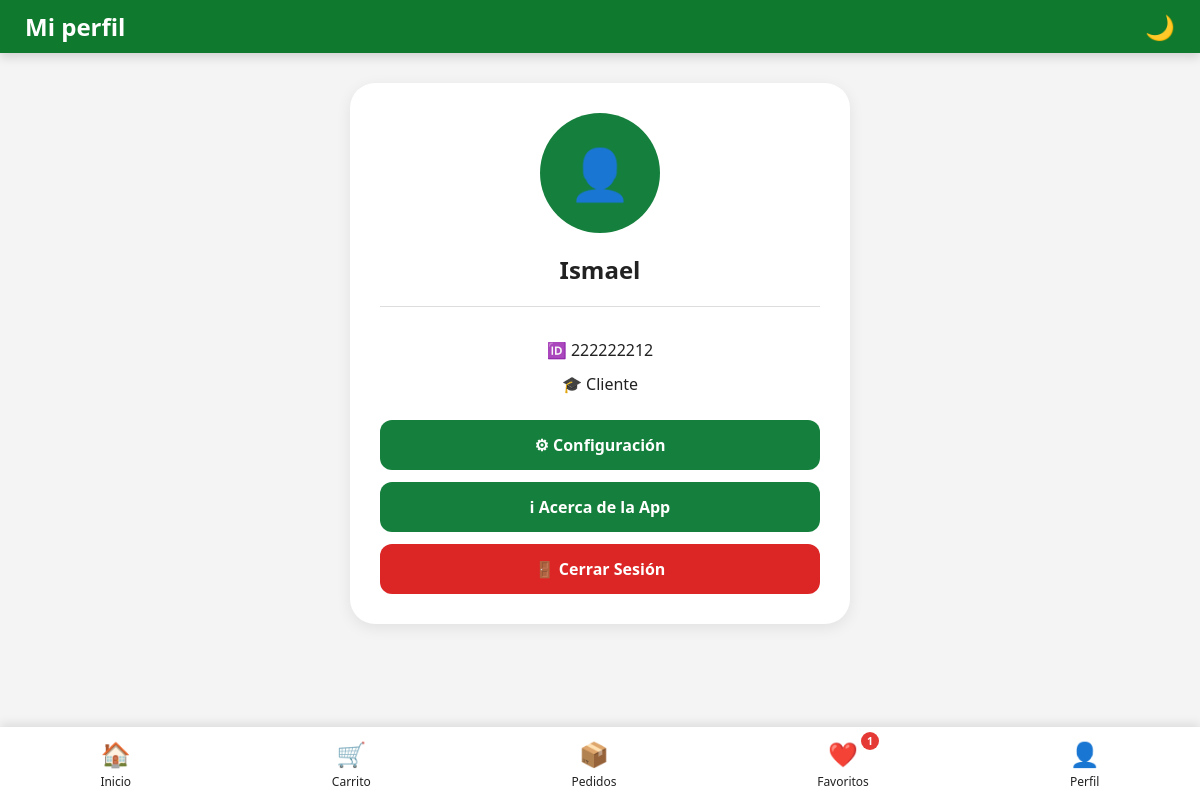
/cliente/perfil.php (signed in), run on the app's committed database.
### tables this page shows
CREATE TABLE `usuarios` (
  `id` int(11) NOT NULL,
  `nombre` varchar(100) NOT NULL,
  `numero_control` varchar(20) NOT NULL,
  `password` varchar(255) NOT NULL,
  `rol` enum('cliente','admin') DEFAULT 'cliente',
  `fecha_registro` timestamp NOT NULL DEFAULT current_timestamp()
);

### cliente/perfil.php (the view, shortened to what this page needs)
<?php
include("../config/conexion.php");
$id = $_SESSION['usuario'];
$sql =
    $conn->query(
        "SELECT *
    FROM usuarios
    WHERE id = $id"
    );
$usuario =
    $sql->fetch_assoc();
$usuario_id = $_SESSION['usuario'];
$favoritos_count = $conn->query("
SELECT COUNT(*) AS total
FROM favoritos
WHERE usuario_id = $usuario_id
")->fetch_assoc();
?>
<!DOCTYPE html>
<head>
    <link rel="stylesheet" href="../assets/css/style.css">
</head>
<body>
    <header class="topbar">
        <h2>Mi perfil</h2>
        <button id="themeBtn">
            🌙
        </button>
    </header>
    <div class="perfil-card">
        <div class="avatar">
        </div>
        <h2>
            <?php
            echo $usuario['nombre'];
            ?>
        </h2>
        <div class="info-perfil">
            <p>
                🆔
                <?php
                echo $usuario['numero_control'];
                ?>
            </p>
            <p>
                🎓
                <?php
                echo ucfirst(
                    $usuario['rol']
                );
                ?>
            </p>
        </div>
        <div class="acciones-perfil">
            <a
                class="btn-perfil"
                href="configuracion.php">
                ⚙ Configuración
            </a>
            <a
                class="btn-perfil"
                href="acerca.php">
                ℹ Acerca de la App
            </a>
            <a
                class="btn-logout"
                href="../auth/logout.php">
                🚪 Cerrar Sesión
            </a>
        </div>
    </div>
    <nav class="bottom-nav">
        <a href="menu.php" class="nav-item">
            <span class="nav-icon">🏠</span>
            <span class="nav-text">
                Inicio
            </span>
        </a>
        <a href="carrito.php" class="nav-item">
            <span class="nav-icon">🛒</span>
            <span class="nav-text">
                Carrito
            </span>
        </a>
        <a href="pedidos.php" class="nav-item">
            <span class="nav-icon">📦</span>
            <span class="nav-text">
                Pedidos
            </span>
        </a>
        <a href="favoritos.php" class="nav-item">
            <span class="nav-icon">❤️</span>
            <span class="nav-text">
                Favoritos
            </span>
            <span class="fav-badge">
                <?php echo $favoritos_count['total']; ?>
            </span>
        </a>
        <a href="perfil.php" class="nav-item">
            <span class="nav-icon">👤</span>
            <span class="nav-text">
                Perfil
            </span>
        </a>
    </nav>
</body>
</html>

### assets/css/style.css (style rules this page uses)
* { margin: 0; padding: 0; box-sizing: border-box; font-family: Segoe UI, sans-serif; }
body { background: var(--bg); color: var(--text); transition: .3s; padding-bottom: 80px; }
.topbar { background: #0f7a2e; color: white; display: flex; justify-content: space-between; align-items: center; padding: 10px 25px; box-shadow: 0 4px 10px rgba(0, 0, 0, .15); }
#themeBtn { background: none; border: none; color: white; font-size: 1.5rem; cursor: pointer; transition: .3s; margin-left: 15px; }
.card, button, input, .bottom-nav { transition: .3s; }
.bottom-nav { position: fixed; bottom: 0; left: 0; width: 100%; background: var(--card); ; display: flex; justify-content: space-around; align-items: center; padding: 10px 0; box-shadow: 0 -3px 10px rgba(0, 0, 0, .1); z-index: 1000; }
.nav-item { display: flex; flex-direction: column; align-items: center; text-decoration: none; color: var(--text); ; font-size: .8rem; position: relative; transition: .3s; }
.nav-icon { font-size: 1.5rem; margin-bottom: 3px; }
.nav-text { font-size: .75rem; }
.fav-badge { position: absolute; top: -5px; right: -10px; background: #e53935; color: white; min-width: 18px; height: 18px; border-radius: 50%; display: flex; justify-content: center; align-items: center; font-size: .65rem; font-weight: bold; }
.bottom-nav a { font-size: 24px; text-decoration: none; }
.perfil-card { background: var(--card); color: var(--text); max-width: 500px; margin: 30px auto; padding: 30px; border-radius: 25px; text-align: center; box-shadow: 0 4px 15px rgba(0, 0, 0, .08); }
.avatar { width: 120px; height: 120px; margin: 0 auto 20px; border-radius: 50%; background: #15803d; color: white; display: flex; align-items: center; justify-content: center; font-size: 50px; }
.info-perfil { margin-top: 20px; padding-top: 20px; border-top: 1px solid #ddd; }
.info-perfil p { margin: 12px 0; font-size: 1rem; }
.acciones-perfil { display: flex; flex-direction: column; gap: 12px; margin-top: 25px; }
.btn-perfil { background: #15803d; color: white; text-decoration: none; padding: 14px; border-radius: 12px; font-weight: bold; transition: .3s; }
.btn-logout { background: #dc2626; color: white; text-decoration: none; padding: 14px; border-radius: 12px; font-weight: bold; }

### data on the page
usuarios: nombre "Ismael", numero_control "222222212", rol "Cliente"

### other printed values
$favoritos_count['total'] "1"
